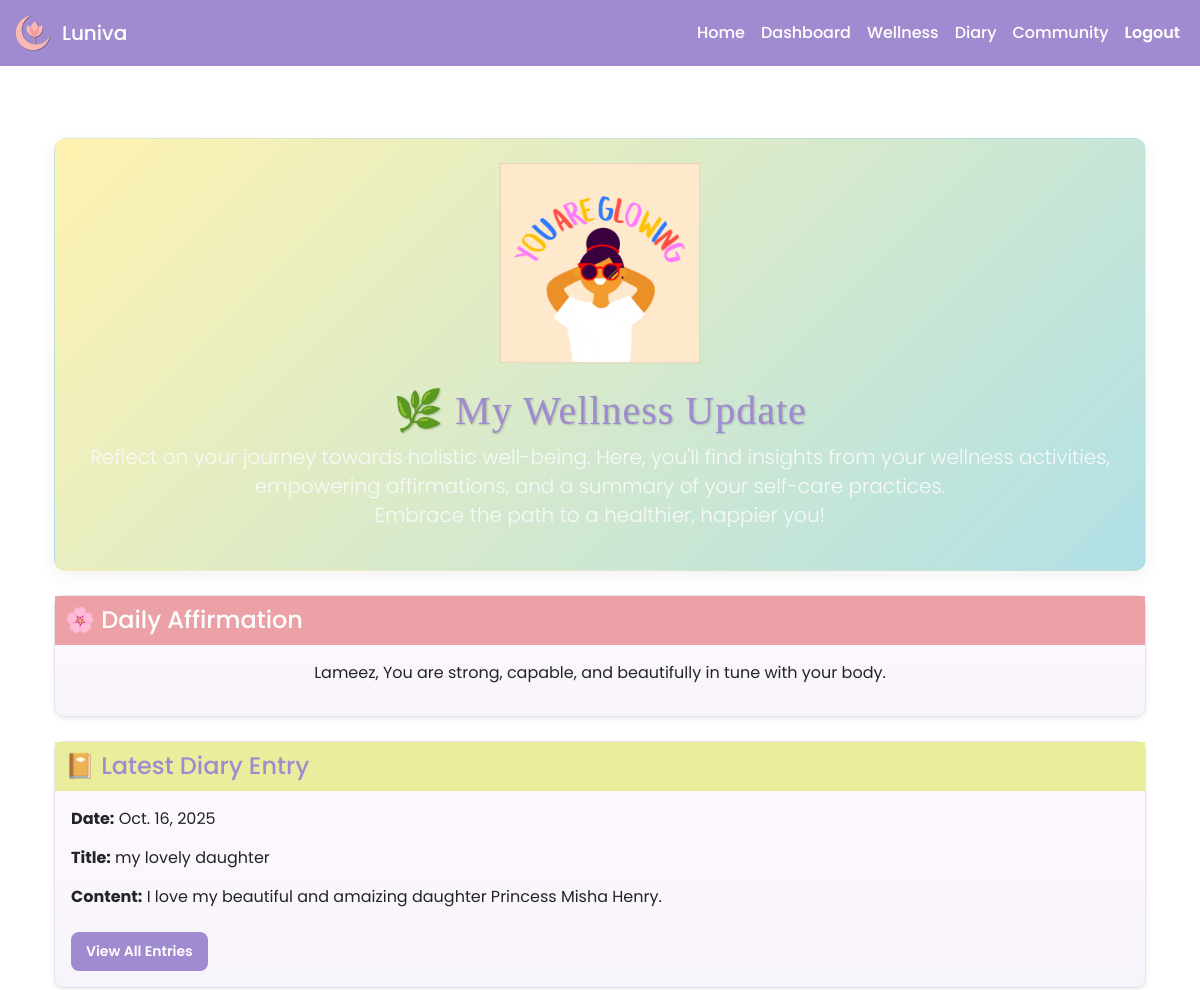
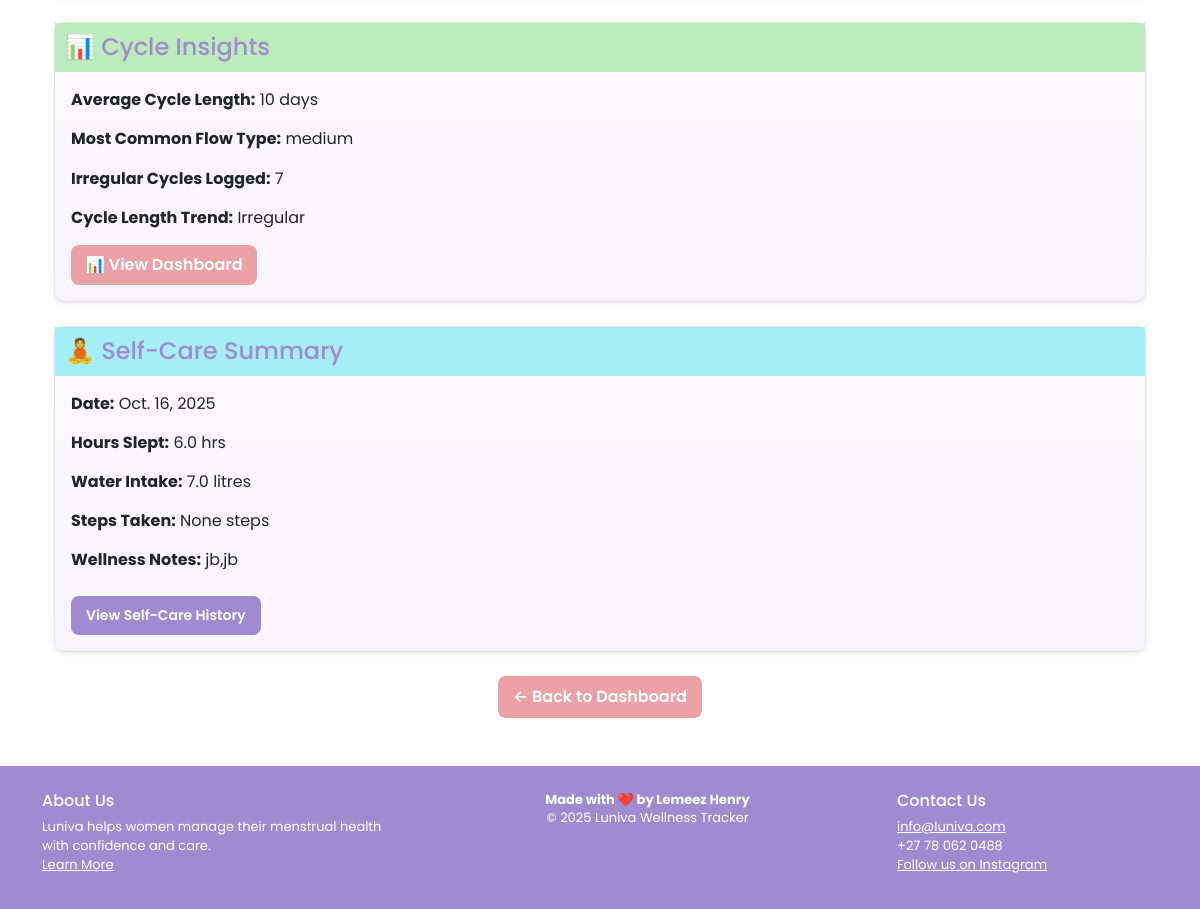
Screenshot of /wellness-update/ (signed in) with the database file from the repository (2 pictures, top to bottom).
### tracker/models.py (models this page shows, shortened)
class Profile(models.Model):
    user = models.OneToOneField(User, on_delete=models.CASCADE)
    name = models.CharField(max_length=100, blank=True, null=True)
    age = models.IntegerField(blank=True, null=True)
    cycle_length = models.IntegerField(blank=True, null=True)
    last_period_start = models.DateField(blank=True, null=True)
    last_period_end = models.DateField(null=True, blank=True)
    currently_on_period = models.BooleanField(default=False)
    regularity = models.CharField(
        max_length=20,
        choices=[('Regular', 'Regular'), ('Irregular', 'Irregular'), ('Uncertain', 'Uncertain')],
        blank=True
    )
    average_flow = models.CharField(
        max_length=10,
        choices=[('Light', 'Light'), ('Medium', 'Medium'), ('Heavy', 'Heavy')],
        blank=True
    )
    birth_control = models.CharField(
        max_length=20,
        choices=[('Yes', 'Yes'), ('No', 'No'), ('Prefer not to say', 'Prefer not to say')],
        blank=True
    )
    goals = models.CharField(
        max_length=50,
        choices=[
            ('Track symptoms', 'Track symptoms'),
            ('Track fertility', 'Track fertility'),
            ('Track mood', 'Track mood'),
            ('General wellness', 'General wellness')
        ],
        blank=True
    )
    notes = models.TextField(blank=True, null=True)
    pill_reminder_time = models.TimeField(blank=True, null=True)
    period_reminder_days_before = models.IntegerField(blank=True, null=True, default=2)
    last_reminder_sent = models.DateField(null=True, blank=True)
    email_reminders_enabled = models.BooleanField(default=True)
    last_reminder_sent = models.DateField(null=True, blank=True)

class DiaryEntry(models.Model):
    user = models.ForeignKey(User, on_delete=models.CASCADE)
    title = models.CharField(max_length=100, default="Untitled Entry")
    date = models.DateField()
    mood = models.CharField(max_length=50, blank=True)
    custom_mood = models.CharField(max_length=100, blank=True)
    content = models.TextField()
    short_term = models.TextField(blank=True, null=True)
    medium_term = models.TextField(blank=True, null=True)
    long_term = models.TextField(blank=True, null=True)

class Cycle(models.Model):
    user = models.ForeignKey(User, on_delete=models.CASCADE)
    start_date = models.DateField()
    end_date = models.DateField(blank=True, null=True)
    flow = models.CharField(max_length=20, choices=[
        ('light', 'Light'),
        ('medium', 'Medium'),
        ('heavy', 'Heavy')
    ])
    flow_type = models.CharField(max_length=20, blank=True)
    notes = models.TextField(blank=True, null=True)

class SelfCareEntry(models.Model):
    user = models.ForeignKey(User, on_delete=models.CASCADE)
    date = models.DateField()
    sleep_hours = models.DecimalField(max_digits=4, decimal_places=1)
    energy_level = models.CharField(
        max_length=10,
        choices=[('Low', 'Low'), ('Moderate', 'Moderate'), ('High', 'High')],
        default='Moderate'
    )
    water_litres = models.DecimalField(max_digits=4, decimal_places=1)
    steps = models.PositiveIntegerField(blank=True, null=True)  # <-- FIXED
    notes = models.TextField(blank=True)

### tracker/views.py (the view)
# urls.py: path('wellness-update/', views.wellness_update, name='wellness_update'),
@login_required
def wellness_update(request):
    user = request.user
    profile = Profile.objects.get(user=user)
    daily_affirmation = "You are strong, capable, and beautifully in tune with your body."
    latest_diary = DiaryEntry.objects.filter(user=user).order_by('-date').first()
    latest_selfcare = SelfCareEntry.objects.filter(user=user).order_by('-date').first()
    cycles = Cycle.objects.filter(user=user).order_by('-start_date')
    avg_cycle_length = None
    most_common_flow = None
    irregular_count = 0
    cycle_trend = "Stable"
    if len(cycles) >= 2:
        lengths = [(cycles[i].start_date - cycles[i+1].start_date).days for i in range(len(cycles)-1)]
        avg_cycle_length = sum(lengths) // len(lengths) if lengths else None
        irregular_count = sum(1 for l in lengths if abs(l - avg_cycle_length) > 3) if avg_cycle_length else 0
        cycle_trend = "Irregular" if irregular_count > 1 else "Stable"
        flow_types = [c.flow_type for c in cycles if c.flow_type]
        most_common_flow = Counter(flow_types).most_common(1)[0][0] if flow_types else "Unknown"
    else:
        avg_cycle_length = most_common_flow = None
    context = {
        'profile': profile,
        'daily_affirmation': daily_affirmation,
        'latest_diary': latest_diary,
        'latest_selfcare': latest_selfcare,
        'avg_cycle_length': avg_cycle_length,
        'most_common_flow': most_common_flow,
        'irregular_count': irregular_count,
        'cycle_trend': cycle_trend,
    }
    return render(request, 'tracker/main/wellness_update.html', context)

### tracker/templates/tracker/main/wellness_update.html (shortened to what this page needs)
{% extends "tracker/base.html" %}
{% load static %}
{% block content %}
<div class="container mt-5">
  <div class="text-center mb-4 p-4 header-journal pastel-bg" style=" border-radius: 12px;">
      <div class="text-center mb-4">
        <img src="{% static 'images/well.gif' %}" alt="Journaling gif" style="max-width: 200px;"> </div>
    <h2 class="mb-2" style="color: #A18BD0;"> 🌿 My Wellness Update</h2>
    <p class="lead text-light" style="colour:  #ECA1A6;">
      Reflect on your journey towards holistic well-being. Here, you'll find insights from your wellness activities, empowering affirmations, and a summary of your self-care practices. <br>
      Embrace the path to a healthier, happier you!</p>
  </div>
  <div class="card mb-4 shadow-sm">
    <div style="background-color: var(--secondary); padding: 10px;">
      <h4 class="text-white m-0">🌸 Daily Affirmation</h4>
    </div>
    <div class="card-body text-center">
      <p>{{ profile.name|default:user.first_name }}, {{ daily_affirmation }}</p>
    </div>
  </div>
  {% if latest_diary %}
  <div class="card mb-4 shadow-sm">
    <div style="background-color: var(--tertiary); padding: 10px;">
      <h4 style="color: var(--primary); margin: 0;">📔 Latest Diary Entry</h4>
    </div>
    <div class="card-body">
      <p><strong>Date:</strong> {{ latest_diary.date }}</p>
      <p><strong>Title:</strong> {{ latest_diary.title }}</p>
      <p><strong>Content:</strong> {{ latest_diary.content }}</p>
      <a href="{% url 'diary_page' %}" class="btn btn-sm mt-2" style="background-color: var(--primary); color: #fff;">View All Entries</a>
    </div>
  </div>
  {% endif %}
  <div class="card mb-4 shadow-sm">
    <div style="background-color: var(--green); padding: 10px;">
      <h4 style="color: var(--primary); margin: 0;">📊 Cycle Insights</h4>
    </div>
    <div class="card-body">
      <p><strong>Average Cycle Length:</strong> {{ avg_cycle_length }} days</p>
      <p><strong>Most Common Flow Type:</strong> {{ most_common_flow }}</p>
      <p><strong>Irregular Cycles Logged:</strong> {{ irregular_count }}</p>
      <p><strong>Cycle Length Trend:</strong> {{ cycle_trend }}</p>
      <a href="{% url 'dashboard' %}" class="btn btn-pink">📊 View Dashboard</a>
    </div>
  </div>
  {% if latest_selfcare %}
  <div class="card mb-4 shadow-sm">
    <div style="background-color: var(--blue); padding: 10px;">
      <h4 style="color: var(--primary); margin: 0;">🧘 Self-Care Summary</h4>
    </div>
    <div class="card-body">
      <p><strong>Date:</strong> {{ latest_selfcare.date }}</p>
      <p><strong>Hours Slept:</strong> {{ latest_selfcare.sleep_hours }} hrs</p>
      <p><strong>Water Intake:</strong> {{ latest_selfcare.water_litres }} litres</p>
      <p><strong>Steps Taken:</strong> {{ latest_selfcare.steps }} steps</p>
      <p><strong>Wellness Notes:</strong> {{ latest_selfcare.notes|default:"No notes added." }}</p>
      <a href="{% url 'selfcare_tracker' %}" class="btn btn-sm mt-2" style="background-color: var(--primary); color: #fff;">View Self-Care History</a>
    </div>
  </div>
  {% endif %}
  <div class="text-center mt-4">
    <a href="{% url 'dashboard' %}" class="btn" style="background-color: var(--secondary); color: #fff;">← Back to Dashboard</a>
  </div>
</div>
{% endblock %}

### tracker/static/css/main.css (style rules this page uses)
:root { --primary: #A18BD0; --secondary: #ECA1A6; --tertiary: #eaed9c; --blue: #a6eef7; --green: #bdecbc; --dark: #2D3142; --light: #FFFFFF; --panel: #FFF9FF; --panel-2: #F8F4FB; --card-border: #E6DFF6; --shadow: rgba(45,49,66,0.06); --radius: 10px; --gap: 16px; --max-width-content: 1100px; --font-sans: 'Poppins', 'Segoe UI', system-ui, -apple-system, Roboto, 'Helvetica Neue', Arial; }
html, body { height: 100%; }
body { min-height: 100vh; display: flex; flex-direction: column; background-color: var(--light); color: var(--dark); font-family: var(--font-sans); margin: 0; line-height: 1.45; }
h1, h2, h3, h4 { color: var(--primary); margin-top: 0; }
.btn { transition: background-color .25s ease, color .25s ease; border-radius: 8px; padding: 8px 14px; font-weight: 600; }
.btn-pink { background-color: var(--secondary); color: #fff; border: none; }
a { transition: background-color .25s ease, color .25s ease; }
.card { border-radius: var(--radius); border: 1px solid var(--card-border); background: linear-gradient(180deg, var(--panel), var(--panel-2)); box-shadow: 0 6px 12px var(--shadow); }
.pastel-bg { background: linear-gradient(135deg, #FFF3B0 0%, #B0E0E6 100%); padding: 30px; border-radius: 12px; border: 1px solid rgba(161,139,208,0.06); box-shadow: 0 6px 18px var(--shadow); }
h4 { display: flex; align-items: center; gap: 10px; }
.header-journal h2 { font-family: 'Georgia', serif; font-size: 2.5rem; letter-spacing: 1px; text-shadow: 1px 1px 2px rgba(0,0,0,0.2); }
.mt-2 { margin-top: 8px; }
.mb-2 { margin-bottom: 8px; }

### rows the page displays
Profile: name "Lameez"
DiaryEntry: date "Oct. 16, 2025", title "my lovely daughter", content "I love my beautiful and amaizing daughter Princess Misha Henry."
Cycle: flow_type "medium"
SelfCareEntry: date "Oct. 16, 2025", sleep_hours "6.0", water_litres "7.0", steps "None", notes "jb,jb"

### other values shown
{{ daily_affirmation }} "You are strong, capable, and beautifully in tune with your body."
{{ avg_cycle_length }} "10"
{{ irregular_count }} "7"
